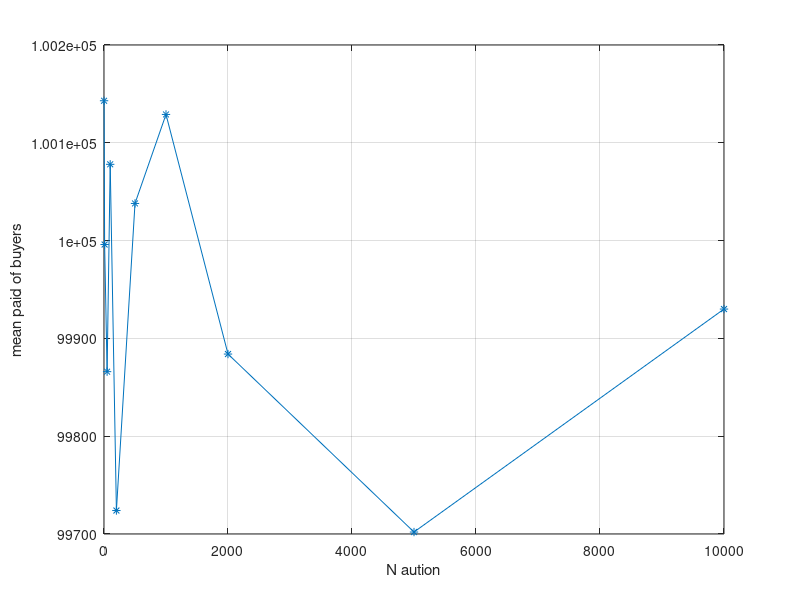

The MATLAB script that drew this image:
% U[1,10000]
clear all
close all
 x = [1, 10, 50, 100, 200, 500, 1000, 2000, 5000, 10000];
 y = [100148, 100046, 100116, 100578, 100724, 102538, 105129, 109884, 124702, 149930];
 y = y-x*5
plot(x,y,'*-')
grid on
xlabel('N aution')
ylabel('mean paid of buyers')
